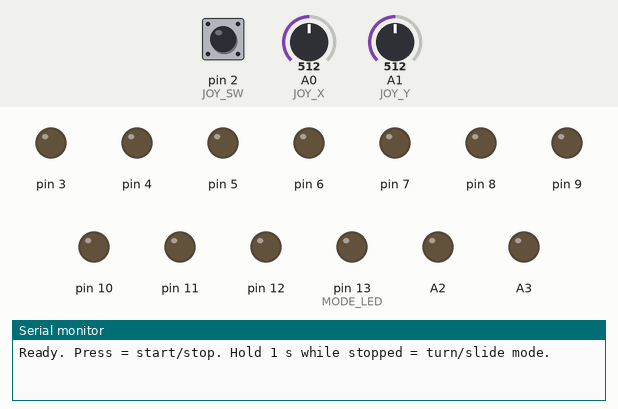
The sketch below on a simulated Arduino Uno, built with avr-gcc and run on an emulated ATmega328P. On the bench: output pins drawn as LEDs (lit = HIGH), the last lines printed to the serial monitor. The test bench sets the inputs (shaded band); at power-on: pin 2 (JOY_SW) HIGH, A0 (JOY_X) = 512, A1 (JOY_Y) = 512.

Above: at 1.3 s.
1.4 s: pin 2 (JOY_SW) pulled LOW for 3.2 s
At 3.6 s:
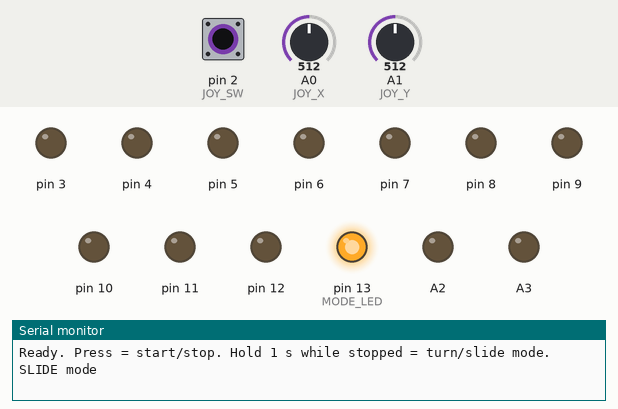
10.3 s: pin 2 (JOY_SW) driven LOW
At 12.3 s:
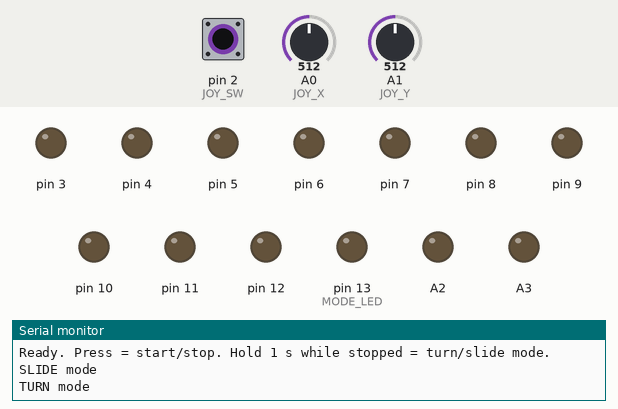
Timing chart, 0 to 13.8 s (numbered marks = the images above; inputs shaded):
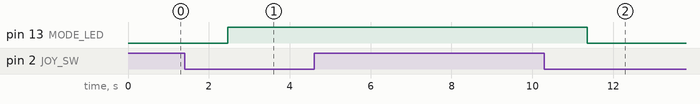

Measured:
- after the input at 1.4 s, pin 13 (MODE_LED): LOW → HIGH after 1.1 s
- after the input at 10.3 s, pin 13 (MODE_LED): HIGH → LOW after 1.1 s

The sketch:

joystick_wheelchair_4mecanum.ino
```cpp
/*
 * Joystick-Controlled Wheelchair - 4 MECANUM WHEELS (slides sideways)
 * HW-504 joystick + Arduino Uno + 2x L298N + 4 motors. No extra mode button.
 *
 * Everything is done with the joystick's own push button (D2):
 *   Short press while DRIVING  -> STOP at once (motors off)
 *   Short press while STOPPED  -> motors ON
 *   HOLD 1 second while STOPPED -> switch TURN <-> SLIDE mode
 * The mode can only change while the chair is stopped.
 * The Arduino's built-in LED (pin 13) is ON in SLIDE mode, OFF in TURN mode.
 *
 *   TURN mode  -> stick left/right turns the chair
 *   SLIDE mode -> stick left/right slides the chair sideways, no turning
 * Up/down is always forward/back. Up + right in SLIDE mode = diagonal.
 *
 * Wheel speeds (FL = front-left, FR = front-right, RL = rear-left, RR = rear-right):
 *   FL = forward + side + turn      FR = forward - side - turn
 *   RL = forward - side + turn      RR = forward + side - turn
 *
 * Mount the wheels so FRONT-LEFT and REAR-RIGHT are the same roller type,
 * and FRONT-RIGHT and REAR-LEFT are the other type.
 * If "slide right" goes left, set INVERT_SIDE = true.
 *
 * Built by Sujail Bin Abdullah (github.com/SujailXD) / NebuCoders
 */

// ---------- Pins ----------
const int JOY_X = A0, JOY_Y = A1, JOY_SW = 2;   // joystick
const int MODE_LED = 13;                        // built-in LED: on = SLIDE mode

// Front L298N
const int FL_EN = 5, FL_A = 7,  FL_B = 8;       // ENA, IN1, IN2  -> front-left motor
const int FR_EN = 6, FR_A = 3,  FR_B = 4;       // ENB, IN3, IN4  -> front-right motor
// Rear L298N
const int RL_EN = 9,  RL_A = 11, RL_B = 12;     // ENA, IN1, IN2  -> rear-left motor
const int RR_EN = 10, RR_A = A2, RR_B = A3;     // ENB, IN3, IN4  -> rear-right motor

// ---------- Settings ----------
const int  MAX_SPEED   = 200;
const int  TURN_LIMIT  = 70;     // % turning strength in TURN mode
const int  DEADZONE    = 60;
const int  RAMP_STEP   = 4;
const int  MIN_PWM     = 70;
const bool INVERT_X    = false;
const bool INVERT_Y    = true;
const bool INVERT_SIDE = false;  // flip if sliding goes the wrong way
const unsigned long HOLD_MS     = 1000;  // hold this long (while stopped) to change mode
const unsigned long DEBOUNCE_MS = 25;

int centerX = 512, centerY = 512;
int now[4] = { 0, 0, 0, 0 };     // FL, FR, RL, RR (ramped)
bool enabled = false;
bool slideMode = false;

void setMotor(int en, int inA, int inB, int speed) {
  speed = constrain(speed, -255, 255);
  int pwm = abs(speed);
  if (pwm > 0) pwm = map(pwm, 1, 255, MIN_PWM, 255);
  digitalWrite(inA, speed > 0);
  digitalWrite(inB, speed < 0);
  analogWrite(en, pwm);
}

void driveAll() {
  setMotor(FL_EN, FL_A, FL_B, now[0]);
  setMotor(FR_EN, FR_A, FR_B, now[1]);
  setMotor(RL_EN, RL_A, RL_B, now[2]);
  setMotor(RR_EN, RR_A, RR_B, now[3]);
}

void stopAll() {
  for (int i = 0; i < 4; i++) now[i] = 0;
  driveAll();
}

int readAxis(int pin, int center, bool invert) {
  int v = analogRead(pin) - center;
  if (abs(v) < DEADZONE) return 0;
  v = (v > 0) ? map(v, DEADZONE, 511, 0, 255)
              : map(v, -512, -DEADZONE, -255, 0);
  v = constrain(v, -255, 255);
  return invert ? -v : v;
}

int rampTo(int cur, int target) {
  bool slowing = cur != 0 && (abs(target) < abs(cur) || (target > 0) != (cur > 0));
  int step = slowing ? RAMP_STEP * 2 : RAMP_STEP;
  if (target > cur) return min(cur + step, target);
  if (target < cur) return max(cur - step, target);
  return cur;
}

// Joystick button: short press = stop / start, hold while stopped = change mode
void handleButton() {
  static bool rawLast = HIGH, stable = HIGH, handled = true;
  static unsigned long changedAt = 0, pressedAt = 0;

  bool raw = digitalRead(JOY_SW);
  if (raw != rawLast) { rawLast = raw; changedAt = millis(); }
  if (millis() - changedAt < DEBOUNCE_MS || raw == stable) {
    // no new stable edge; check for a long hold
    if (stable == LOW && !handled && !enabled && millis() - pressedAt >= HOLD_MS) {
      slideMode = !slideMode;
      digitalWrite(MODE_LED, slideMode);
      handled = true;                          // releasing now won't start the motors
      Serial.println(slideMode ? F("SLIDE mode") : F("TURN mode"));
    }
    return;
  }

  stable = raw;
  if (stable == LOW) {                         // button pressed
    pressedAt = millis();
    handled = false;
    if (enabled) {                             // driving: stop at once
      enabled = false;
      stopAll();
      handled = true;
      Serial.println(F("STOPPED"));
    }
  } else {                                     // button released
    if (!handled && !enabled) {                // short press while stopped: start
      enabled = true;
      Serial.println(slideMode ? F("ON (SLIDE mode)") : F("ON (TURN mode)"));
    }
    handled = true;
  }
}

void setup() {
  Serial.begin(9600);
  pinMode(JOY_SW, INPUT_PULLUP);
  pinMode(MODE_LED, OUTPUT);
  digitalWrite(MODE_LED, LOW);                 // start in TURN mode
  int outs[] = { FL_EN, FL_A, FL_B, FR_EN, FR_A, FR_B, RL_EN, RL_A, RL_B, RR_EN, RR_A, RR_B };
  for (int p : outs) pinMode(p, OUTPUT);
  stopAll();

  long sx = 0, sy = 0;
  for (int i = 0; i < 32; i++) { sx += analogRead(JOY_X); sy += analogRead(JOY_Y); delay(5); }
  centerX = sx / 32;
  centerY = sy / 32;
  Serial.println(F("Ready. Press = start/stop. Hold 1 s while stopped = turn/slide mode."));
}

void loop() {
  handleButton();

  if (!enabled) { stopAll(); delay(20); return; }

  int fwd = readAxis(JOY_Y, centerY, INVERT_Y);
  int x   = readAxis(JOY_X, centerX, INVERT_X);
  int side = slideMode ? (INVERT_SIDE ? -x : x) : 0;
  int turn = slideMode ? 0 : (long)x * TURN_LIMIT / 100;

  long w[4] = { (long)fwd + side + turn,    // FL
                (long)fwd - side - turn,    // FR
                (long)fwd - side + turn,    // RL
                (long)fwd + side - turn };  // RR

  // scale all four together so the direction stays right when one goes over 255
  long big = 255;
  for (int i = 0; i < 4; i++) big = max(big, labs(w[i]));
  for (int i = 0; i < 4; i++) {
    int target = (w[i] * 255 / big) * MAX_SPEED / 255;   // all long math: no 16-bit overflow
    now[i] = rampTo(now[i], target);
  }
  driveAll();
  delay(20);
}
```
